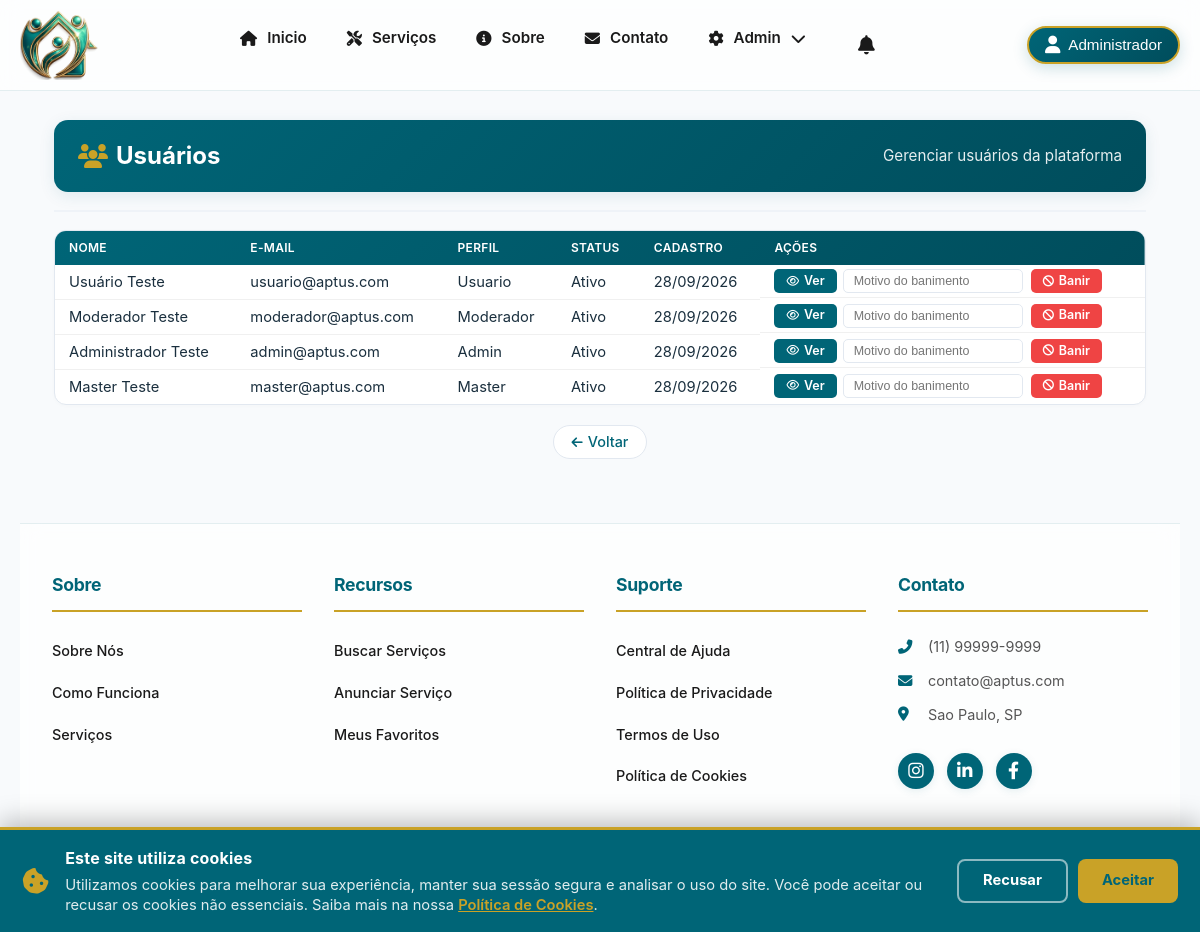
The page /moderator/usuarios (signed in) on the database its author committed.
### tables this page shows
CREATE TABLE usuario (
    id_usuario INT PRIMARY KEY AUTO_INCREMENT,
    id_perfil INT NOT NULL DEFAULT 3,
    nome VARCHAR(150) NOT NULL,
    email VARCHAR(100) UNIQUE NOT NULL,
    senha VARCHAR(255) NOT NULL,
    telefone VARCHAR(15),
    whatsapp VARCHAR(15) NULL COMMENT 'usado para gerar o link https://wa.me/... (RF08)',
    cpf_cnpj VARCHAR(20) UNIQUE,
    data_nascimento DATE,
    foto_perfil VARCHAR(255),
    bio TEXT,
    cidade VARCHAR(100),
    estado CHAR(2),
    nota_media DECIMAL(3,2) DEFAULT 0,
    total_avaliacoes INT DEFAULT 0,
    ativo BOOLEAN DEFAULT TRUE,
    banido BOOLEAN DEFAULT FALSE,
    motivo_banimento VARCHAR(255) NULL,
    data_banimento DATETIME NULL,
    id_moderador_banimento INT NULL,
    token_verificacao VARCHAR(64) NULL,
    email_verificado BOOLEAN DEFAULT FALSE,
    data_verificacao DATETIME NULL,
    remember_token VARCHAR(64) NULL,
    data_criacao TIMESTAMP DEFAULT CURRENT_TIMESTAMP,
    data_atualizacao TIMESTAMP DEFAULT CURRENT_TIMESTAMP ON UPDATE CURRENT_TIMESTAMP,
    FOREIGN KEY (id_perfil) REFERENCES perfil(id_perfil),
    FOREIGN KEY (id_moderador_banimento) REFERENCES usuario(id_usuario),
    INDEX idx_remember_token (remember_token)
);

CREATE TABLE perfil (
    id_perfil INT PRIMARY KEY AUTO_INCREMENT,
    perfil VARCHAR(20) UNIQUE NOT NULL
);

CREATE TABLE configuracao (
    id_configuracao INT PRIMARY KEY AUTO_INCREMENT,
    chave VARCHAR(80) NOT NULL UNIQUE,
    valor TEXT NULL,
    data_criacao TIMESTAMP DEFAULT CURRENT_TIMESTAMP,
    data_atualizacao TIMESTAMP DEFAULT CURRENT_TIMESTAMP ON UPDATE CURRENT_TIMESTAMP,
    INDEX idx_chave (chave)
);

### app/Controllers/ModeradorController.php (called while the page is built, shortened)
<?php
require_once __DIR__ . '/../Models/Moderador.php';
class ModeradorController
{
    private $moderador;
    public function __construct()
    {
        $this->moderador = new Moderador();
    }
    public function usuarios()
    {
        $usuarios = $this->moderador->getUsuarios();
        require '../app/Views/moderator/usuarios.php';
    }
}

### app/Core/Router.php (called while the page is built, shortened)
<?php
class Router
{
    private $routes = [
        'GET'  => [],
        'POST' => [],
    ];
    public function get($uri, $action, $roles = [])
    {
        $this->routes['GET'][$uri] = ['action' => $action, 'roles' => $roles];
    }
    public function post($uri, $action, $roles = [])
    {
        $this->routes['POST'][$uri] = ['action' => $action, 'roles' => $roles];
    }
    public function dispatch($requestUri)
    {
        $path = parse_url($requestUri, PHP_URL_PATH);
        $appUrl   = \Config::get('APP_URL', '/Aptus');
        $basePath = parse_url($appUrl, PHP_URL_PATH) ?: '/Aptus';
        $basePath = rtrim($basePath, '/');
        if ($basePath !== '' && strpos($path, $basePath) === 0) {
            $path = substr($path, strlen($basePath));
        }
        $method = $_SERVER['REQUEST_METHOD'];
        $params   = [];
        $route    = null;
        if (isset($this->routes[$method][$path])) {
            $route = $this->routes[$method][$path];
        }
        $action = $route['action'];
        [$controller, $methodName] = explode('@', $action);
        $controllerInstance = new $controller();
        $controllerInstance->$methodName(...$params);
    }
}

### public/index.php (called while the page is built, shortened)
<?php
require_once __DIR__ . '/../app/Config/database.php';
require_once __DIR__ . '/../app/Core/Router.php';
try {
    require_once __DIR__ . '/../app/Models/Configuracao.php';
} catch (Throwable $e) {
    error_log('Erro ao verificar modo manutenção: ' . $e->getMessage());
}
$router = new Router();
$router->dispatch($_SERVER['REQUEST_URI']);

### app/Models/Moderador.php (called while the page is built, shortened)
<?php
require_once __DIR__ . '/../Config/database.php';
class Moderador
{
    private $conn;
    public function __construct()
    {
        $this->conn = Database::getConnection();
    }
    public function getUsuarios()
    {
        $sql  = "SELECT u.*, p.perfil as nome_perfil
                 FROM usuario u
                 LEFT JOIN perfil p ON u.id_perfil = p.id_perfil
                 WHERE u.ativo = TRUE
                 ORDER BY u.data_criacao DESC";
        $stmt = $this->conn->prepare($sql);
        $stmt->execute();
        return $stmt->fetchAll(PDO::FETCH_ASSOC);
    }
}

### app/Config/database.php (called while the page is built, shortened)
<?php
class Database
{
    private static $connection = null;
    public static function getConnection()
    {
        if (self::$connection === null) {
            $host   = Config::get('DB_HOST') ?: '127.0.0.1';
            $port   = Config::get('DB_PORT') ?: '3306';
            $dbname = Config::get('DB_NAME') ?: 'Aptus';
            $user   = Config::get('DB_USER') ?: 'root';
            $pass   = Config::get('DB_PASS') ?: '';
            try {
                self::$connection = new PDO(
                    "mysql:host={$host};port={$port};dbname={$dbname};charset=utf8mb4",
                    $user,
                    $pass,
                    [
                        PDO::ATTR_ERRMODE            => PDO::ERRMODE_EXCEPTION,
                        PDO::ATTR_DEFAULT_FETCH_MODE => PDO::FETCH_ASSOC,
                        PDO::ATTR_EMULATE_PREPARES   => false,
                        PDO::MYSQL_ATTR_INIT_COMMAND => "SET NAMES utf8mb4 COLLATE utf8mb4_unicode_ci",
                        PDO::ATTR_TIMEOUT            => 5,
                    ]
                );
            } catch (PDOException $e) {
                error_log('Falha de conexão MySQL: ' . $e->getMessage());
                throw new RuntimeException(
                    'Serviço temporariamente indisponível. Tente novamente em instantes.',
                    0,
                    $e
                );
            }
        }
        return self::$connection;
    }
}

### app/Models/Configuracao.php (called while the page is built, shortened)
<?php
require_once __DIR__ . '/../Config/database.php';
class Configuracao
{
    private $conn;
    public function __construct()
    {
        $this->conn = Database::getConnection();
    }
    public function get($chave)
    {
        $sql = "SELECT valor FROM configuracao WHERE chave = ?";
        $stmt = $this->conn->prepare($sql);
        $stmt->execute([$chave]);
        $result = $stmt->fetch(PDO::FETCH_ASSOC);
        return $result['valor'] ?? null;
    }
}

### app/Views/moderator/usuarios.php (the view, shortened to what this page needs)
<?php
require_once __DIR__ . '/../layouts/header.php';
require_once __DIR__ . '/../layouts/nav.php';
$usuarios   = $usuarios ?? [];
$roleLogado = (int) ($_SESSION['usuario']['role'] ?? 0);
?>
<div class="usuarios-wrapper">
    <div class="usuarios-header">
        <h1>Usuários</h1>
        <p>Gerenciar usuários da plataforma</p>
    </div>
    <hr>
    <?php if (empty($usuarios)): ?>
        <div class="empty-state">
            <p>Nenhum usuário encontrado.</p>
            <a href="/Aptus/moderator" class="btn-voltar">Voltar</a>
        </div>
    <?php else: ?>
        <div class="table-wrapper">
            <table>
                <thead>
                    <tr>
                        <th>Nome</th>
                        <th>E-mail</th>
                        <th>Perfil</th>
                        <th>Status</th>
                        <th>Cadastro</th>
                        <th>Ações</th>
                    </tr>
                </thead>
                <tbody>
                    <?php foreach ($usuarios as $usuario): ?>
                        <?php
                            $banido = !empty($usuario['banido']);
                            $ativo  = array_key_exists('ativo', $usuario) ? (bool) $usuario['ativo'] : true;
                        ?>
                        <tr>
                            <td><?= htmlspecialchars($usuario['nome'], ENT_QUOTES, 'UTF-8') ?></td>
                            <td><?= htmlspecialchars($usuario['email'], ENT_QUOTES, 'UTF-8') ?></td>
                            <td><?= htmlspecialchars($usuario['nome_perfil'] ?? 'Usuário', ENT_QUOTES, 'UTF-8') ?></td>
                            <td>
                                <?php if ($banido): ?>
                                    <span class="badge badge-excluido">Banido</span>
                                <?php elseif (!$ativo): ?>
                                    <span class="badge badge-pausado">Inativo</span>
                                <?php else: ?>
                                    <span class="badge badge-ativo">Ativo</span>
                                <?php endif; ?>
                            </td>
                            <td><?= date('d/m/Y', strtotime($usuario['data_criacao'])) ?></td>
                            <td>
                                <div class="acoes-linha">
                                    <a href="/Aptus/perfil/publico/<?= (int) $usuario['id_usuario'] ?>" class="btn-ver">
                                        Ver
                                    </a>
                                    <?php if (in_array($roleLogado, [1, 4], true) && !$banido): ?>
                                        <form method="POST" action="/Aptus/admin/usuarios/banir"
                                              class="form-banir"
                                              onsubmit="return confirm('Confirmar banimento deste usuário?');">
                                            <input type="text" name="motivo" placeholder="Motivo do banimento"
                                                   required maxlength="255" class="input-motivo">
                                            <button type="submit" class="btn-banir">Banir</button>
                                        </form>
                                    <?php endif; ?>
                                </div>
                            </td>
                        </tr>
                    <?php endforeach; ?>
                </tbody>
            </table>
        </div>
        <div class="voltar-wrapper">
            <a href="/Aptus/moderator" class="btn-voltar">Voltar</a>
        </div>
    <?php endif; ?>
</div>
<?php require_once __DIR__ . '/../layouts/footer.php'; ?>

### app/Views/layouts/nav.php (shortened to what this page needs)
<?php
$usuario = $_SESSION['usuario'] ?? null;
if ($usuario) {
    $nomeUsuario = $usuario['nome'] ?? 'Usuario';
    $role = $usuario['role'] ?? 3;
} else {
    $nomeUsuario = null;
    $role = null;
    $totalNotificacoes = 0;
}
?>
<nav class="navbar">
    <a href="/Aptus/" class="navbar-logo">
        <img id="img-logo" src="/Aptus/public/images/logo.png"
             alt="Logo"
             onerror="this.src='/Aptus/public/images/logo-default.png'; this.onerror=null;">
    </a>
    <ul class="navbar-links">
        <li><a href="/Aptus/"><i class="fas fa-home"></i> Inicio</a></li>
        <li><a href="/Aptus/anuncios"><i class="fas fa-tools"></i> Serviços</a></li>
        <li><a href="/Aptus/sobre"><i class="fas fa-info-circle"></i> Sobre</a></li>
        <li><a href="/Aptus/contato"><i class="fas fa-envelope"></i> Contato</a></li>
        <?php if ($usuario && ($role == 1 || $role == 2 || $role == 4)): ?>
            <li class="dropdown">
                <a href="#" class="dropdown-toggle">
                    <i class="fas fa-cog"></i> Admin <i class="fas fa-chevron-down"></i>
                </a>
            </li>
        <?php endif; ?>
        <?php if ($usuario): ?>
            <li>
                <a href="/Aptus/notificacoes" class="nav-notificacao" id="navNotificacao">
                    <i class="fas fa-bell"></i>
                </a>
            </li>
        <?php endif; ?>
    </ul>
    <div class="navbar-perfil">
        <?php if ($usuario): ?>
            <button class="btn-perfil-navbar" id="btnPerfilNavbar">
                <i class="fas fa-user"></i>
                <span><?php echo htmlspecialchars(explode(' ', $nomeUsuario)[0]); ?></span>
            </button>
        <?php else: ?>
            <a href="/Aptus/login" class="btn-login-navbar">
                <i class="fas fa-sign-in-alt"></i> Logar
            </a>
        <?php endif; ?>
    </div>
</nav>

### app/Views/layouts/footer.php (shortened to what this page needs)
<?php
require_once __DIR__ . '/../../Models/Configuracao.php';
$__cfg = new Configuracao();
$__siteNome     = $__cfg->get('site_nome')     ?: 'Aptus';
$__siteTelefone = $__cfg->get('site_telefone') ?: '(11) 99999-9999';
$__siteEmail    = $__cfg->get('site_email')    ?: 'contato@aptus.com';
$__siteEndereco = $__cfg->get('site_endereco') ?: 'São Paulo, SP';
?>
<footer class="footer-moderno">
    <div class="footer-container">
        <div class="footer-grid">
            <div class="footer-col">
                <h3 class="footer-titulo">Sobre</h3>
                <ul class="footer-links">
                    <li><a href="/Aptus/sobre">Sobre Nós</a></li>
                    <li><a href="/Aptus/sobre#como-funciona">Como Funciona</a></li>
                    <li><a href="/Aptus/anuncios">Serviços</a></li>
                </ul>
            </div>
            <div class="footer-col">
                <h3 class="footer-titulo">Recursos</h3>
                <ul class="footer-links">
                    <li><a href="/Aptus/buscar">Buscar Serviços</a></li>
                    <li><a href="/Aptus/anuncios/criar">Anunciar Serviço</a></li>
                    <li><a href="/Aptus/favoritos">Meus Favoritos</a></li>
                </ul>
            </div>
            <div class="footer-col">
                <h3 class="footer-titulo">Suporte</h3>
                <ul class="footer-links">
                    <li><a href="/Aptus/contato">Central de Ajuda</a></li>
                    <li><a href="/Aptus/termos">Política de Privacidade</a></li>
                    <li><a href="/Aptus/termos">Termos de Uso</a></li>
                    <li><a href="/Aptus/cookies">Política de Cookies</a></li>
                </ul>
            </div>
            <div class="footer-col">
                <h3 class="footer-titulo">Contato</h3>
                <div class="footer-contato">
                    <i class="fas fa-phone-alt"></i> <?= htmlspecialchars($__siteTelefone) ?>
                </div>
                <div class="footer-contato">
                    <i class="fas fa-envelope"></i> <?= htmlspecialchars($__siteEmail) ?>
                </div>
                <div class="footer-contato">
                    <i class="fas fa-map-marker-alt"></i> <?= htmlspecialchars($__siteEndereco) ?>
                </div>
                <div class="footer-social">
                    <a href="#" aria-label="Instagram"><i class="fab fa-instagram"></i></a>
                    <a href="#" aria-label="LinkedIn"><i class="fab fa-linkedin-in"></i></a>
                    <a href="#" aria-label="Facebook"><i class="fab fa-facebook-f"></i></a>
                </div>
            </div>
        </div>
        <div class="footer-bottom">
            <p>&copy; <?= date('Y') ?> <?= htmlspecialchars($__siteNome) ?>. Todos os direitos reservados.</p>
            <div class="footer-selo">
            </div>
        </div>
    </div>
</footer>
</body>
</html>

### rows shown on the page
usuario: nome "Administrador", nome "Administrador Teste", email "admin@aptus.com", id_perfil.perfil "Admin", banido "Ativo", data_criacao "28/09/2026"
usuario: nome "Usuário Teste", email "usuario@aptus.com", id_perfil.perfil "Usuario", banido "Ativo", data_criacao "28/09/2026"
usuario: nome "Moderador Teste", email "moderador@aptus.com", id_perfil.perfil "Moderador", banido "Ativo", data_criacao "28/09/2026"
usuario: nome "Master Teste", email "master@aptus.com", id_perfil.perfil "Master", banido "Ativo", data_criacao "28/09/2026"
configuracao: valor "(11) 99999-9999"
configuracao: valor "contato@aptus.com"
configuracao: valor "Sao Paulo, SP"
